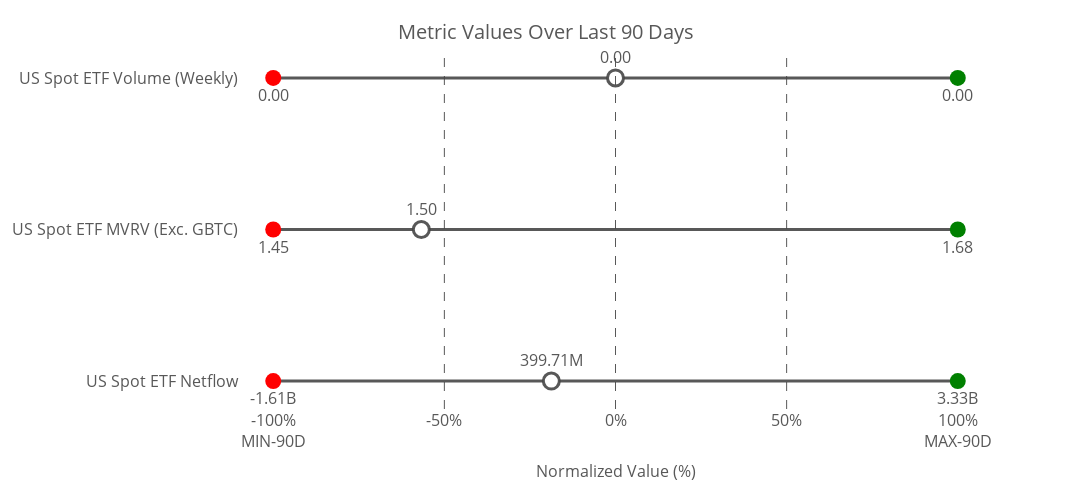

Notebook source saved alongside this figure:
### Code cell
# Manually define metrics and their titles
metrics_titles = {

    'etfFlow_sma_meandev': "US Spot ETF Netflow",
    'etfmvrv_sma_meandev': "US Spot ETF MVRV (Exc. GBTC)",
    'etfvol_sma_meandev': "US Spot ETF Volume (Weekly)"
       # Add more metrics and titles as needed
}

# Create the dot plot
fig = create_dot_plot(merged_df, metrics_titles)

# Show the plot
fig.show()

# Optionally, save the plot as an HTML file
import plotly.io as pio
pio.write_html(fig, file='normalized_spotETF2_raw_metrics_dot_plot.html')

### Figure 1 — Plotly figure (JSON) as saved in the notebook; plotly's stock layout.template omitted (floating-point values rounded to 4 significant figures)
{"data": [{"line": {"color": "rgba(70, 70, 70, 0.9)", "width": 3}, "mode": "lines", "showlegend": false, "x": [-100, 100], "y": ["US Spot ETF Netflow", "US Spot ETF Netflow"], "type": "scatter"}, {"marker": {"color": "red", "size": 16, "symbol": "circle"}, "mode": "markers+text", "name": "US Spot ETF Netflow Min", "text": ["-1.61B"], "textfont": {"color": "rgba(70, 70, 70, 0.9)", "size": 16}, "textposition": "bottom center", "x": [-100], "y": ["US Spot ETF Netflow"], "type": "scatter"}, {"marker": {"color": "green", "size": 16, "symbol": "circle"}, "mode": "markers+text", "name": "US Spot ETF Netflow Max", "text": ["3.33B"], "textfont": {"color": "rgba(70, 70, 70, 0.9)", "size": 16}, "textposition": "bottom center", "x": [100], "y": ["US Spot ETF Netflow"], "type": "scatter"}, {"marker": {"color": "white", "line": {"color": "rgba(70, 70, 70, 0.9)", "width": 3}, "size": 16, "symbol": "circle"}, "mode": "markers+text", "name": "US Spot ETF Netflow Current", "text": ["399.71M"], "textfont": {"color": "rgba(70, 70, 70, 0.9)", "size": 16}, "textposition": "top center", "x": [-18.74], "y": ["US Spot ETF Netflow"], "type": "scatter"}, {"line": {"color": "rgba(70, 70, 70, 0.9)", "width": 3}, "mode": "lines", "showlegend": false, "x": [-100, 100], "y": ["US Spot ETF MVRV (Exc. GBTC)", "US Spot ETF MVRV (Exc. GBTC)"], "type": "scatter"}, {"marker": {"color": "red", "size": 16, "symbol": "circle"}, "mode": "markers+text", "name": "US Spot ETF MVRV (Exc. GBTC) Min", "text": ["1.45"], "textfont": {"color": "rgba(70, 70, 70, 0.9)", "size": 16}, "textposition": "bottom center", "x": [-100], "y": ["US Spot ETF MVRV (Exc. GBTC)"], "type": "scatter"}, {"marker": {"color": "green", "size": 16, "symbol": "circle"}, "mode": "markers+text", "name": "US Spot ETF MVRV (Exc. GBTC) Max", "text": ["1.68"], "textfont": {"color": "rgba(70, 70, 70, 0.9)", "size": 16}, "textposition": "bottom center", "x": [100], "y": ["US Spot ETF MVRV (Exc. GBTC)"], "type": "scatter"}, {"marker": {"color": "white", "line": {"color": "rgba(70, 70, 70, 0.9)", "width": 3}, "size": 16, "symbol": "circle"}, "mode": "markers+text", "name": "US Spot ETF MVRV (Exc. GBTC) Current", "text": ["1.50"], "textfont": {"color": "rgba(70, 70, 70, 0.9)", "size": 16}, "textposition": "top center", "x": [-56.73], "y": ["US Spot ETF MVRV (Exc. GBTC)"], "type": "scatter"}, {"line": {"color": "rgba(70, 70, 70, 0.9)", "width": 3}, "mode": "lines", "showlegend": false, "x": [-100, 100], "y": ["US Spot ETF Volume (Weekly)", "US Spot ETF Volume (Weekly)"], "type": "scatter"}, {"marker": {"color": "red", "size": 16, "symbol": "circle"}, "mode": "markers+text", "name": "US Spot ETF Volume (Weekly) Min", "text": ["0.00"], "textfont": {"color": "rgba(70, 70, 70, 0.9)", "size": 16}, "textposition": "bottom center", "x": [-100], "y": ["US Spot ETF Volume (Weekly)"], "type": "scatter"}, {"marker": {"color": "green", "size": 16, "symbol": "circle"}, "mode": "markers+text", "name": "US Spot ETF Volume (Weekly) Max", "text": ["0.00"], "textfont": {"color": "rgba(70, 70, 70, 0.9)", "size": 16}, "textposition": "bottom center", "x": [100], "y": ["US Spot ETF Volume (Weekly)"], "type": "scatter"}, {"marker": {"color": "white", "line": {"color": "rgba(70, 70, 70, 0.9)", "width": 3}, "size": 16, "symbol": "circle"}, "mode": "markers+text", "name": "US Spot ETF Volume (Weekly) Current", "text": ["0.00"], "textfont": {"color": "rgba(70, 70, 70, 0.9)", "size": 16}, "textposition": "top center", "x": [0], "y": ["US Spot ETF Volume (Weekly)"], "type": "scatter"}], "layout": {"shapes": [{"line": {"color": "rgba(70, 70, 70, 0.9)", "dash": "dash", "width": 1}, "type": "line", "x0": -50, "x1": -50, "xref": "x", "y0": 0, "y1": 1, "yref": "paper"}, {"line": {"color": "rgba(70, 70, 70, 0.9)", "dash": "dash", "width": 1}, "type": "line", "x0": 0, "x1": 0, "xref": "x", "y0": 0, "y1": 1, "yref": "paper"}, {"line": {"color": "rgba(70, 70, 70, 0.9)", "dash": "dash", "width": 1}, "type": "line", "x0": 50, "x1": 50, "xref": "x", "y0": 0, "y1": 1, "yref": "paper"}], "title": {"font": {"color": "rgba(70, 70, 70, 0.9)", "size": 20}, "text": "Metric Values Over Last 90 Days", "y": 0.95, "x": 0.5, "xanchor": "center", "yanchor": "top"}, "xaxis": {"title": {"font": {"color": "rgba(70, 70, 70, 0.9)", "size": 16}, "text": "Normalized Value (%)"}, "tickfont": {"color": "rgba(70, 70, 70, 0.9)", "size": 16}, "showgrid": false, "range": [-110, 110], "tickvals": [-100, -50, 0, 50, 100], "ticktext": ["-100%<br>MIN-90D", "-50%", "0%", "50%", "100%<br>MAX-90D"], "showline": false, "zeroline": false}, "yaxis": {"tickfont": {"color": "rgba(70, 70, 70, 0.9)", "size": 16}, "title": {"standoff": 35}, "tickmode": "array", "tickvals": [0, 1, 2], "ticktext": ["US Spot ETF Netflow", "US Spot ETF MVRV (Exc. GBTC)", "US Spot ETF Volume (Weekly)"], "side": "left", "showgrid": false}, "margin": {"l": 100, "r": 100, "t": 50, "b": 20}, "font": {"color": "rgba(70, 70, 70, 0.9)", "size": 14}, "height": 490, "width": 1200, "showlegend": false, "plot_bgcolor": "white", "paper_bgcolor": "white"}}
